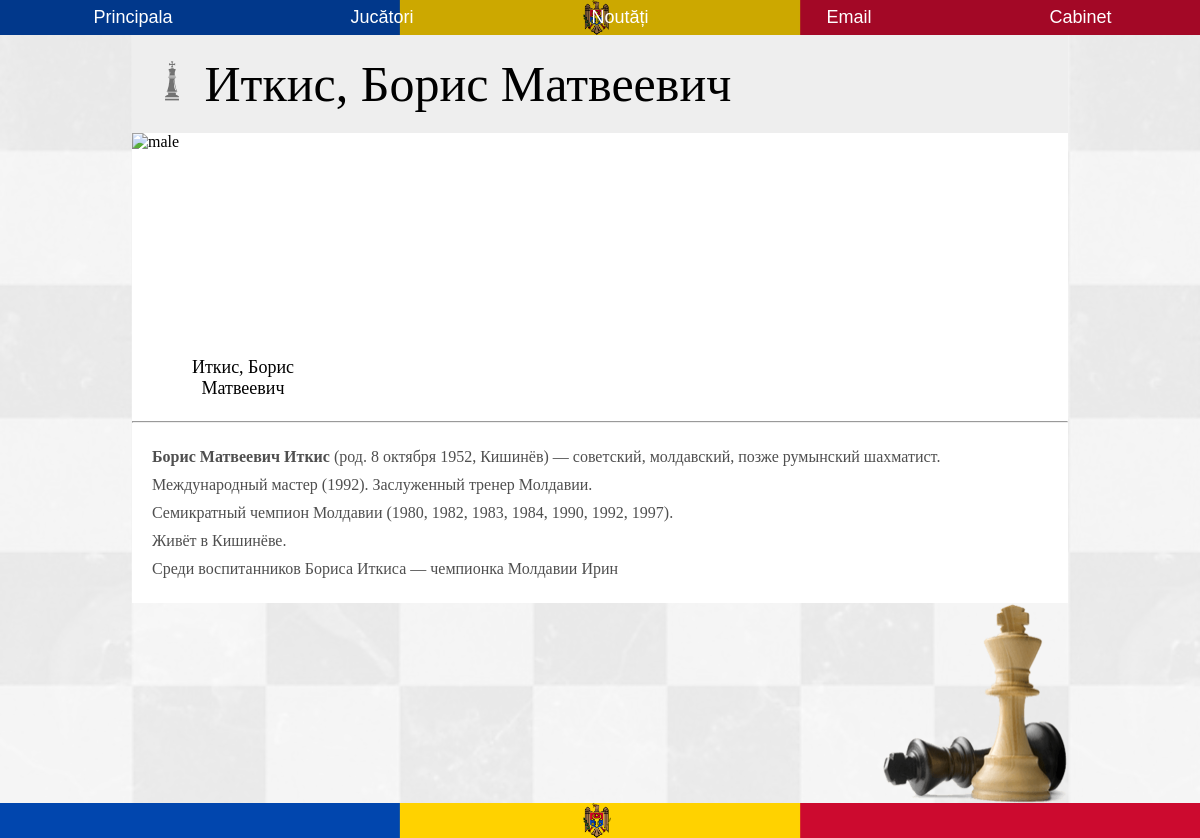
The page /jucator/Иткис, Борис Матвеевич on the database its author committed.
### myproject/models.py (models this page shows, shortened)
class Sahisti(db.Model):
    __tablename__ = 'sahisti'
    name = db.Column(db.String, unique=True, nullable=False)
    sex = db.Column(db.String)
    dob = db.Column(db.String)
    place_dob = db.Column(db.String)
    title = db.Column(db.String)
    max_rating = db.Column(db.String)
    actual_rating = db.Column(db.String)
    fide_link = db.Column(db.String)
    id = db.Column(db.Integer, primary_key=True)
    have_img = db.Column(db.Boolean)

class ContentSahisti(db.Model):
    __tablename__ = 'content_sah'
    name = db.Column(db.String, unique=True, nullable=False)
    main = db.Column(db.String)
    biography = db.Column(db.String)
    family = db.Column(db.String)
    sport_carrier = db.Column(db.String)
    personal_life = db.Column(db.String)
    id = db.Column(db.Integer, primary_key=True)

### myproject/sahisti/views.py (the view)
@sah.route('/jucator/<name>')
def player(name):
    sahist_content = ContentSahisti.query.filter_by(name=name).first()
    sahist = Sahisti.query.filter_by(name=name).first()
    return render_template('player.html', sahist=sahist, sahist_content=sahist_content)

### myproject/templates/player.html (shortened to what this page needs)
{% extends 'base.html' %}
{% block content %}
<div class="container-jucatori">
  <div class="second-continer-jucatori grey">
    <h1 class="section-title">
      <img class='chess-figure chess-figure-big' src="{{url_for('static', filename='img/icons/rege.png')}}" alt="">
      {{sahist.name}}
    </h1>
    <section>
      <div class="card big-card section-card">
        <div class="frame big-frame">
          {% if sahist.have_img == True %}
          <img src="{{url_for('static', filename='img/sahisti/' + sahist.name + '.jpg' )}}" alt="photo" class="photo">
          {% else %}
          {% if sahist.sex == 'Male' %}
          <img src="{{url_for('static', filename='img/sahisti/king_for_photo.jpg')}}" alt="male" class="photo">
          {% else %}
          <img src="{{url_for('static', filename='img/sahisti/queen_for_photo.jpg')}}" alt="female" class="photo">
          {% endif %}
          {% endif %}
          <a href="#" class="name">{{sahist.name}}</a>
        </div>
      </div>
    </section>
    <section>
      <hr>
      <div class="section-content">
        {{sahist_content.main | safe }}
      </div>
    </section>
  </div>
  <div class="corner-img">
    <img src="{{url_for('static', filename='img/corner-img.png')}}" alt="chess">
  </div>
</div>
{% endblock %}

### myproject/static/main.css (style rules this page uses)
* { padding: 0; margin: 0; box-sizing: border-box; }
img { display: block; }
.board { position: relative; z-index: 1; }
.board:after { content: ""; position: absolute; top: 0; left: 0; width: 100%; min-height: 100vh; height: 100%; opacity: .1; z-index: -1; background: url('img/board.jpg') center center; background-size: cover; }
.container-jucatori { position: relative; min-height: calc(100vh - 70px); width: 78%; margin: 0 auto; padding-bottom: 200px; }
.second-continer-jucatori { display: flex; justify-content: space-between; flex-wrap: wrap; }
h1 { font-family: Tenor Sans; font-size: 40px; font-style: normal; font-weight: 400; padding: 20px; }
.card { background: #fff; overflow: hidden; filter: drop-shadow(5px 5px 3px rgba(0, 0, 0, 0.3)); margin-bottom: 20px; }
.frame { position: relative; width: 18.5vw; height: 24vw; overflow: hidden; }
.frame img { position: absolute; width: 100%; height: 100%; object-fit: cover; }
.name { position: absolute; bottom: 10px; border-radius: 6px; background-color: #fff; width: 90%; margin: 0 5%; padding: 10px 10px 12px; text-decoration: none; color: #000; font-family: Tenor Sans; font-size: 18px; text-align: center; }
.big-card { width: 100%; display: flex; }
.big-frame { overflow: hidden; }
.corner-img { position: absolute; bottom: 0; right: 0; }
.corner-img img { max-height: 200px; }
section { width: 100%; }
.section-title { font-family: Tenor Sans; font-style: normal; font-weight: 400; }
h1.section-title { font-size: 50px; }
.chess-figure { display: inline-block; width: 30px; height: 30px; margin: 3px 0px 0; }
.chess-figure-big { width: 40px; height: 40px; }
.grey { background-color: #EEE; }
.section-card { width: 100%; margin: 0; font-size: 16px; filter: drop-shadow(0px 0px 0px rgba(0, 0, 0, 0)); }
.section-content { background-color: #fff; color: #4F4F4F; font-family: Tenor Sans; font-size: 16px; font-style: normal; font-weight: 400; line-height: 28px; letter-spacing: 0em; text-align: left; padding: 20px; }
hr { color: #000; }

### rows shown on the page
Sahisti: name "Иткис, Борис Матвеевич"
ContentSahisti: main "Борис Матвеевич Иткис (род. 8 октября 1952, Кишинёв) — советский, молдавский, позже румынский шахматист. Международный мастер (1992). Заслуженный тренер Молдавии. Семикратный чемпион Молдавии (1980, 1982, 1983, 1984, 1990, 1992, 1997). Живёт в Кишинёве. Среди воспитанников Бориса Иткиса — чемпионка Молдавии Ирин"
